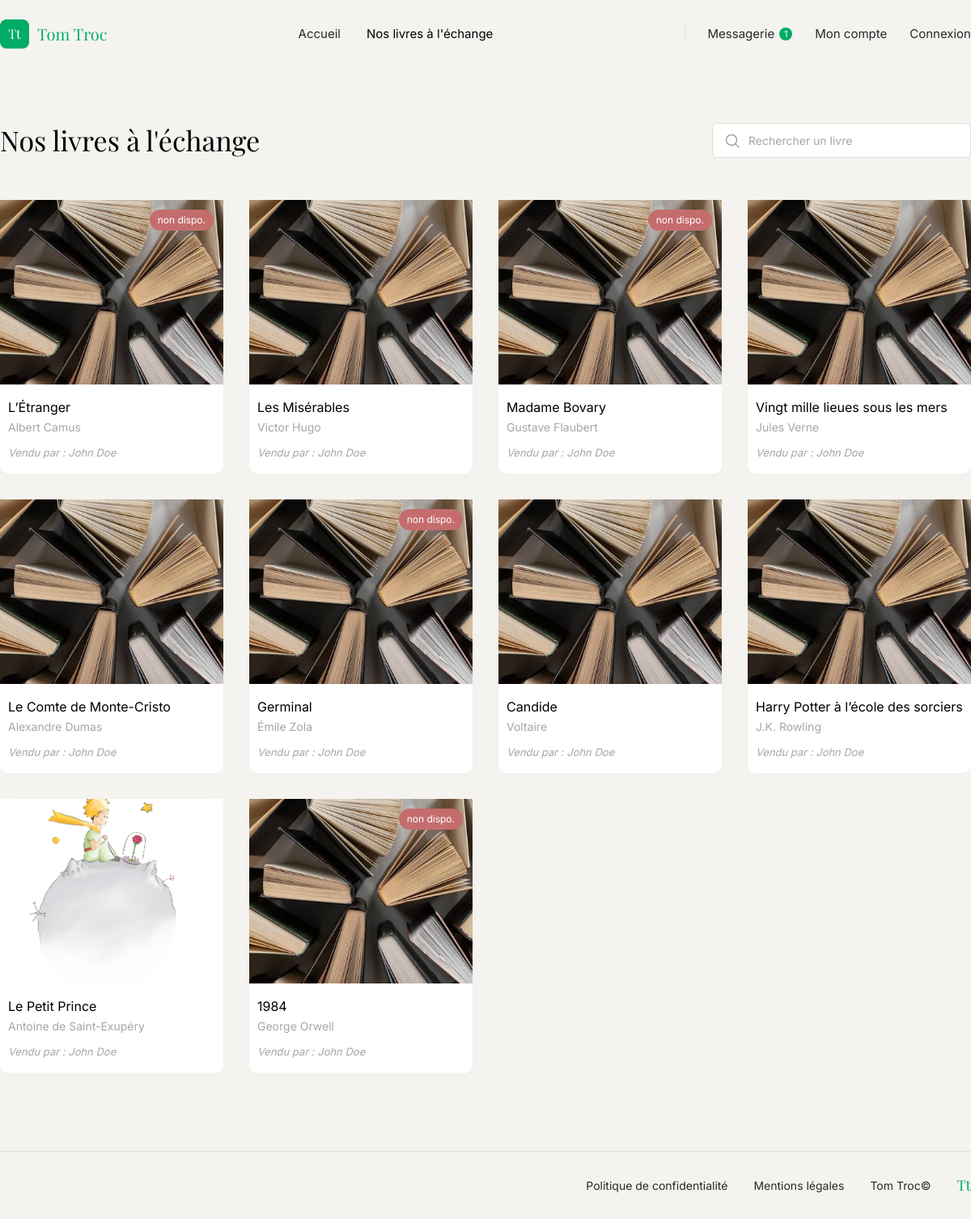
/nos-livres, run on the app's committed database.
### tables this page shows
CREATE TABLE books (
    id INT AUTO_INCREMENT PRIMARY KEY,

    owner_id INT NOT NULL,

    title VARCHAR(255) NOT NULL,
    author VARCHAR(255) NOT NULL,
    image VARCHAR(255) NULL,
    description TEXT NULL,
    available BOOLEAN NOT NULL DEFAULT FALSE,

    FOREIGN KEY (owner_id) REFERENCES users(id)
);

CREATE TABLE users (
    id INT AUTO_INCREMENT PRIMARY KEY,
    username VARCHAR(50) NOT NULL UNIQUE,
    email VARCHAR(255) NOT NULL UNIQUE,
    password VARCHAR(255) NOT NULL,
    avatar VARCHAR(255) NULL,
    created_at TIMESTAMP DEFAULT CURRENT_TIMESTAMP
);

### services/AbstractController.php (called while the page is built, shortened)
<?php
abstract class AbstractController
{
    protected function render(string $view, array $data = []): void
    {
        extract($data);
        $viewFile = dirname(__DIR__) . '/views/' . $view . '.php';
        require $viewFile;
        $content = ob_get_clean();
        require dirname(__DIR__) . '/views/main.php';
    }
}

### controllers/LivreController.php (called while the page is built, shortened)
<?php
class LivreController extends AbstractController
{
    public function livres(): void
    {
        $search = $_GET['q'] ?? '';
        $bookManager = new BookManager();
        $booksWithOwner = [];
        if ($search == '') {
            $booksWithOwner = $bookManager->getBooks();
        } else {
            $booksWithOwner = $bookManager->getBooksByTitle($search);
        }
        $this->render('livre/nos-livres', [
            'title' => 'Nos Livres',
            'search' => $search,
            'booksWithOwner' => $booksWithOwner,
        ]);
    }
}

### index.php (called while the page is built, shortened)
<?php
$router = new Router();
$router->add('', 'AccueilController', 'accueil');
$router->add('accueil', 'AccueilController', 'accueil');
$router->add('nos-livres', 'LivreController', 'livres');
$router->add('livre/{id}', 'LivreController', 'livre');
$router->add('livre/{id}/update', 'LivreController', 'modification');
$router->add('livre/{id}/delete', 'LivreController', 'suppression');
$router->add('inscription', 'AuthentificationController', 'inscription');
$router->add('connexion', 'AuthentificationController', 'connexion');
$router->add('deconnexion', 'AuthentificationController', 'logout');
$router->add('compte/{id}', 'CompteController', 'compte');
$router->add('mon-compte', 'CompteController', 'monCompte');
$router->add('message', 'MessageController', 'message');
$router->add('message/{id}', 'MessageController', 'message');
$router->add('message/{id}/nouveau', 'MessageController', 'nouveau');
$router->dispatch($_SERVER['REQUEST_URI']);

### services/DBManager.php (called while the page is built, shortened)
<?php
class DBManager
{
    private static $instance;
    private $db;
    private function __construct()
    {
        $this->db = new PDO('mysql:host=' . DB_HOST . ';dbname=' . DB_NAME . ';charset=utf8', DB_USER, DB_PASS);
        $this->db->setAttribute(PDO::ATTR_ERRMODE, PDO::ERRMODE_EXCEPTION);
        $this->db->setAttribute(PDO::ATTR_DEFAULT_FETCH_MODE, PDO::FETCH_ASSOC);
    }
    public static function getInstance() : DBManager
    {
        if (!self::$instance) {
            self::$instance = new DBManager();
        }
        return self::$instance;
    }
    public function getPDO() : PDO
    {
        return $this->db;
    }
}

### services/AbstractManager.php (called while the page is built, shortened)
<?php
abstract class AbstractManager {
    public function __construct()
    {
        $this->db = DBManager::getInstance();
    }
}

### managers/BookManager.php (called while the page is built, shortened)
<?php
class BookManager extends AbstractManager
{
    public function getBooks(): array
    {
        $sql = "SELECT
                    books.*,
                    users.id AS user_id,
                    users.username,
                    users.avatar
                FROM books
                JOIN users ON books.owner_id = users.id";
        $query = $this->db->getPDO()->prepare($sql);
        $query->execute();
        $books = [];
        while ($data = $query->fetch()) {
            $book = new Book($data);
            $owner = new User();
            $owner->setId($data['user_id']);
            $owner->setUsername($data['username']);
            $books[] = [
                'book' => $book,
                'owner' => $owner,
            ];
        }
        return $books;
    }
}

### services/AbstractEntity.php (called while the page is built, shortened)
<?php
abstract class AbstractEntity
{
    protected int $id = -1;
    protected function hydrate(array $data) : void
    {
        foreach ($data as $key => $value) {
            $method = 'set' . str_replace('_', '', ucwords($key, '_'));
        }
    }
    public function setId(int $id) : void
    {
        $this->id = $id;
    }
    public function getId() : int
    {
        return $this->id;
    }
}

### models/Book.php (called while the page is built, shortened)
<?php
class Book extends AbstractEntity
{
    private string $title;
    private string $author;
    private ?string $image = null;
    private bool $available;
    public function getTitle(): string
    {
        return $this->title;
    }
    public function setTitle(string $title): void
    {
        $this->title = $title;
    }
    public function getAuthor(): string
    {
        return $this->author;
    }
    public function setAuthor(string $author): void
    {
        $this->author = $author;
    }
    public function getImage(): ?string
    {
        return $this->image;
    }
    public function setImage(?string $image): void
    {
        $this->image = $image;
    }
    public function isAvailable(): bool
    {
        return $this->available;
    }
    public function setAvailable(bool $available): void
    {
        $this->available = $available;
    }
}

### models/User.php (called while the page is built, shortened)
<?php
class User extends AbstractEntity
{
    private string $username;
    public function getUsername(): string
    {
        return $this->username;
    }
    public function setUsername(string $username): void
    {
        $this->username = $username;
    }
}

### views/livre/nos-livres.php (the view, shortened to what this page needs)
<section class="container">
    <div class="livres-header">
        <h1 class="livres-header__title">Nos livres à l'échange</h1>
        <form class="search-field" action="nos-livres" method="get">
            <input
                type="text"
                name="q"
                class="search-field__input"
                placeholder="Rechercher un livre"
                value="<?= htmlspecialchars($search ?? '') ?>"
            >
        </form>
    </div>
    <div class="livres-grid-wrapper">
        <div class="book-grid">
            <?php foreach ($booksWithOwner as $bookWithOwner): ?>
                <?php
                    $book = $bookWithOwner['book'];
                    $owner = $bookWithOwner['owner'];
                ?>
                <a href="livre/<?= htmlspecialchars($book->getId()) ?>" class="book-card">
                    <?php if (!$book->isAvailable()): ?>
                        <span class="book-card__badge">non dispo.</span>
                    <?php endif; ?>
                    <img
                        src="assets/images/<?= htmlspecialchars($book->getImage() ?? 'livre.jpg') ?>"
                        alt="Couverture du livre <?= htmlspecialchars($book->getTitle()) ?>"
                        class="book-card__image"
                    >
                    <h3 class="book-card__title"><?= htmlspecialchars($book->getTitle()) ?></h3>
                    <p class="book-card__author"><?= htmlspecialchars($book->getAuthor()) ?></p>
                    <p class="book-card__seller">Vendu par : <?= htmlspecialchars($owner->getUsername()) ?></p>
                </a>
            <?php endforeach; ?>
        </div>
    </div>
</section>

### services/Router.php (shortened to what this page needs)
<?php
class Router
{
    private array $routes = [];
    public function add(string $uri, string $controller, string $method): void
    {
        $uri = trim($uri, '/');
        $pattern = preg_replace('#\{[a-zA-Z_]+\}#', '([^/]+)', $uri);
        $pattern = '#^' . $pattern . '$#';
        $this->routes[] = [
            'pattern' => $pattern,
            'controller' => $controller,
            'method' => $method,
        ];
    }
    public function dispatch(string $uri): void
    {
        $path = parse_url($uri, PHP_URL_PATH);
        $path = trim($path, '/');
        foreach ($this->routes as $route) {
            if (preg_match($route['pattern'], $path, $matches)) {
                array_shift($matches);
                $method = $route['method'];
                $controller = new $controllerClass();
                $controller->$method(...$matches);
                return;
            }
        }
    }
}

### views/main.php (shortened to what this page needs)
<!DOCTYPE html>
<html lang="fr">
<head>
    <?php $basePath = rtrim(dirname($_SERVER['SCRIPT_NAME']), '/\\') . '/'; ?>
    <link rel="stylesheet" href="assets/css/style.css">
</head>
<?php
    $currentPath = trim(parse_url($_SERVER['REQUEST_URI'], PHP_URL_PATH), '/');
    $currentPath = str_replace(trim($basePath, '/'), '', $currentPath);
    $currentPath = trim($currentPath, '/');
    function isCurrentPage(string $currentPath, string $route): string
    {
        return $currentPath === trim($route, '/') ? ' is-active' : '';
    }
?>
<body>
    <header class="header">
        <div class="container header__inner">
            <a href="accueil" class="logo">
                <span class="logo__mark">Tt</span>
                <span class="logo__text">Tom Troc</span>
            </a>
            <nav class="nav-main">
                <a href="accueil" class="nav-main__link<?= isCurrentPage($currentPath, '') || isCurrentPage($currentPath, 'accueil') ? ' is-active' : '' ?>">
                    Accueil
                </a>
                <a href="nos-livres" class="nav-main__link<?= isCurrentPage($currentPath, 'nos-livres') ?>">Nos livres à l'échange</a>
            </nav>
            <nav class="nav-secondary">
                <a href="/messagerie" class="nav-secondary__link">
                    Messagerie <span class="badge">1</span>
                </a>
                <a href="mon-compte" class="nav-secondary__link<?= isCurrentPage($currentPath, 'mon-compte') ?>">Mon compte</a>
                <?php if (isset($_SESSION['user'])): ?>
                    <a href="deconnexion" class="nav-secondary__link">Déconnexion</a>
                <?php else: ?>
                    <a href="connexion" class="nav-secondary__link<?= isCurrentPage($currentPath, 'connexion') ?>">
                        <?= isset($_SESSION['user']) ? "Déconnexion" : "Connexion" ?>
                    </a>
                <?php endif; ?>
            </nav>
        </div>
    </header>
    <main>
        <?= $content ?>
    </main>
    <footer class="footer">
        <div class="container footer__inner">
            <a href="/politique-confidentialite">Politique de confidentialité</a>
            <a href="/mentions-legales">Mentions légales</a>
            <span>Tom Troc©</span>
            <span class="footer__logo">Tt</span>
        </div>
    </footer>
</body>
</html>

### assets/css/base.css (style rules this page uses)
* { box-sizing: border-box; margin: 0; padding: 0; }
img { max-width: 100%; display: block; }
a { color: inherit; text-decoration: none; }
:root { --color-bg: #F5F3EF; --color-bg-soft: #FAF9F7; --color-bg-muted: #EFEBE1; --color-surface: #FFFFFF; --color-primary: #00AC66; --color-primary-dark: #23875A; --color-text: black; --color-text-muted: #292929; --color-text-faint: #A6A6A6; --color-border: #E3DFD3; --color-danger-bg: #C56D6D; --color-danger-text: white; --color-form-field: #EDF2F6; --color-form-field-border: #F0F0F0; --color-disponible: #6DC5A1; --color-indisponible: #C56D6D; --color-supprimer: #CB2D2D; --font-display: 'Playfair Display', Georgia, 'Times New Roman', serif; --font-body: 'Inter', -apple-system, BlinkMacSystemFont, 'Segoe UI', Helvetica, Arial, sans-serif; --container-width: 1200px; --section-padding-y: 96px; --radius-sm: 6px; --radius-md: 10px; }
body { font-family: var(--font-body); color: var(--color-text); background-color: var(--color-bg); line-height: 1.5; }
.container { max-width: var(--container-width); margin: 0 auto; padding: 0px; }

### assets/css/components.css (style rules this page uses)
.book-card { position: relative; background-color: white; border-radius: 0 0 10px 10px; box-shadow: 0px 4px 24px 0px #00000003; padding-bottom: 16px; }
.book-card__image { width: 100%; aspect-ratio: 4 / 3.3; object-fit: cover; margin-bottom: 16px; }
.book-card__title { font-size: 16px; font-weight: 700; color: var(--color-text); margin-bottom: 2px; margin-left: 10px; }
.book-card__author { font-size: 14px; color: var(--color-text-faint); margin-bottom: 12px; margin-left: 10px; }
.book-card__seller { font-size: 13px; font-style: italic; color: var(--color-text-faint); margin-left: 10px; }
.book-card__badge { position: absolute; top: 12px; right: 12px; background-color: var(--color-danger-bg); color: var(--color-danger-text); font-size: 12px; font-weight: 600; padding: 4px 10px; border-radius: 999px; }
.book-grid { display: grid; grid-template-columns: repeat(4, 1fr); gap: 32px; }

### assets/css/layout.css (style rules this page uses)
.header { background-color: var(--color-bg); }
.header__inner { display: flex; align-items: center; justify-content: space-between; padding: 24px 0; }
.logo { display: flex; align-items: center; gap: 10px; }
.logo__mark { width: 36px; height: 36px; background-color: var(--color-primary); color: #FFFFFF; border-radius: 8px; display: flex; align-items: center; justify-content: center; font-family: var(--font-display); font-weight: 700; font-size: 16px; }
.logo__text { font-family: var(--font-display); font-weight: 700; font-size: 20px; color: var(--color-primary); }
.nav-main { display: flex; align-items: center; gap: 32px; font-size: 15px; }
.nav-main__link { color: var(--color-text-muted); }
.nav-main__link.is-active, .nav-secondary__link.is-active { color: var(--color-text); font-weight: 600; }
.nav-secondary { display: flex; align-items: center; gap: 28px; font-size: 15px; color: var(--color-text-muted); padding-left: 28px; border-left: 1px solid var(--color-border); }
.nav-secondary__link { display: inline-flex; align-items: center; gap: 6px; }
.badge { background-color: var(--color-primary); color: #FFFFFF; font-size: 11px; font-weight: 700; width: 16px; height: 16px; border-radius: 50%; display: inline-flex; align-items: center; justify-content: center; }
.footer { background-color: var(--color-bg); border-top: 1px solid var(--color-border); padding: 28px 0; }
.footer__inner { display: flex; align-items: center; justify-content: flex-end; gap: 32px; font-size: 14px; color: var(--color-text-muted); }
.footer__logo { font-family: var(--font-display); font-weight: 700; font-size: 18px; color: var(--color-primary); background: none; width: auto; height: auto; border-radius: 0; }

### assets/css/pages/nos-livres.css (style rules this page uses)
.livres-header { display: flex; align-items: center; justify-content: space-between; gap: 32px; padding-top: 64px; padding-bottom: 48px; }
.livres-header__title { font-family: var(--font-display); font-weight: 400; font-size: 34px; color: var(--color-text); }
.search-field { position: relative; flex-shrink: 0; width: 320px; }
.search-field__input { width: 100%; border-radius: var(--radius-sm); border: 1px solid var(--color-border); background-color: var(--color-surface); padding: 12px 16px 12px 44px; font-family: var(--font-body); font-size: 14px; color: var(--color-text); }
.search-field__input::placeholder { color: var(--color-text-faint); }
.livres-grid-wrapper { padding-bottom: 96px; }

### data on the page
books: available "non dispo.", title "L’Étranger", author "Albert Camus", owner.username "John Doe"
books: title "Les Misérables", author "Victor Hugo", owner.username "John Doe"
books: available "non dispo.", title "Madame Bovary", author "Gustave Flaubert", owner.username "John Doe"
books: title "Vingt mille lieues sous les mers", author "Jules Verne", owner.username "John Doe"
books: title "Le Comte de Monte-Cristo", author "Alexandre Dumas", owner.username "John Doe"
books: available "non dispo.", title "Germinal", author "Émile Zola", owner.username "John Doe"
books: title "Candide", author "Voltaire", owner.username "John Doe"
books: title "Harry Potter à l’école des sorciers", author "J.K. Rowling", owner.username "John Doe"
books: image (picture), title "Le Petit Prince", author "Antoine de Saint-Exupéry", owner.username "John Doe"
books: available "non dispo.", title "1984", author "George Orwell", owner.username "John Doe"
